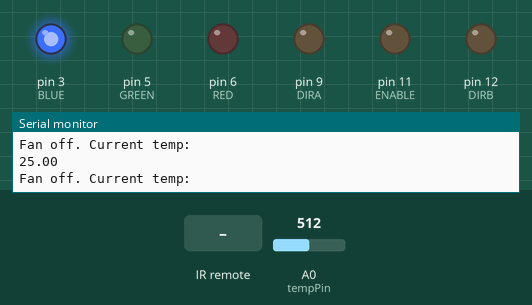
Recording of a sketch running on a simulated Arduino Uno, built with avr-gcc and run on an emulated ATmega328P. Parts: output pins drawn as LEDs (lit = HIGH), the last lines printed to the serial monitor. Inputs (shaded band) come from the test bench; at power-on: A0 (tempPin) = 512.

Above: at 1.2 s.
1.3 s: A0 (tempPin) set to 521
At 2.5 s:
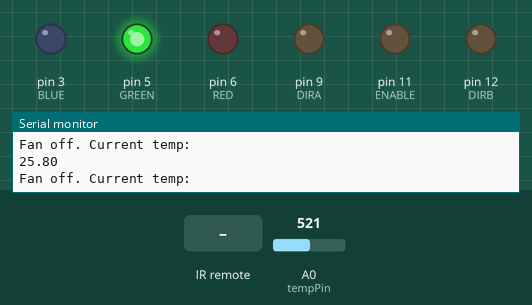
2.8 s: A0 (tempPin) set to 1023
At 3.2 s:
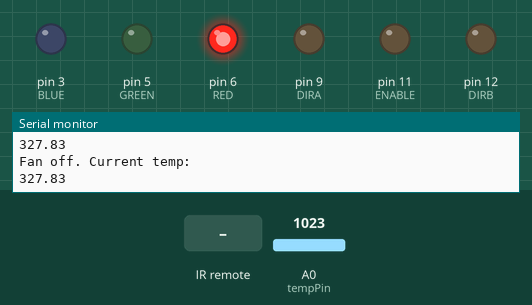
4.3 s: A0 (tempPin) set to 511
At 5.4 s:
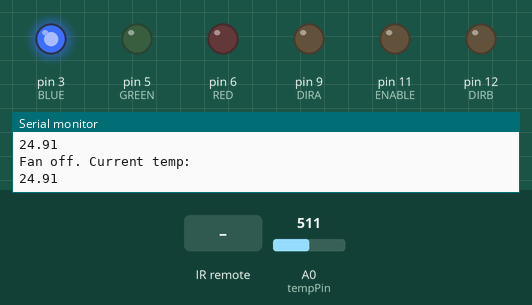
5.8 s: A0 (tempPin) set to 716
At 7.1 s:
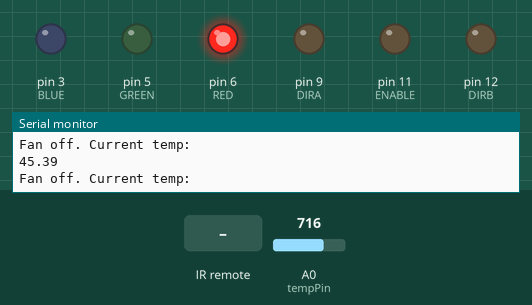
8.8 s: infrared code 0xFFA857 received
At 10.6 s:
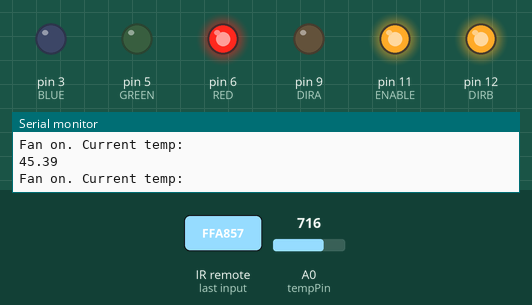
11.3 s: infrared code 0xFFE01F received
At 12.7 s:
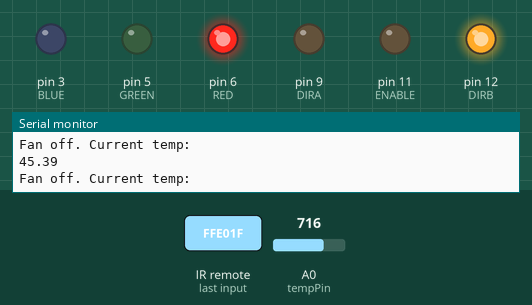
Timing chart, 0 to 14.3 s (numbered marks = the images above; inputs shaded):
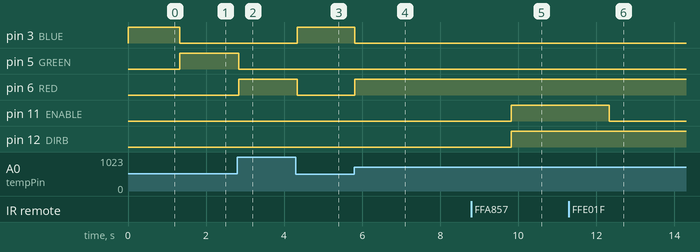

Measured:
- the behaviour switches between 512 and 513 on A0 (tempPin) (found by bisection; images 0 and 1)
- after the input at 1.3 s, pin 3 (BLUE): HIGH → LOW at once; pin 5 (GREEN): LOW → HIGH at once
- after the input at 2.8 s, pin 5 (GREEN): HIGH → LOW at once; pin 6 (RED): LOW → HIGH at once
- after the input at 4.3 s, pin 3 (BLUE): LOW → HIGH at once; pin 6 (RED): HIGH → LOW at once
- after the input at 5.8 s, pin 3 (BLUE): HIGH → LOW at once; pin 6 (RED): LOW → HIGH at once
- after the input at 8.8 s, pin 11 (ENABLE), pin 12 (DIRB): LOW → HIGH after 1.0 s
- after the input at 11.3 s, pin 11 (ENABLE): HIGH → LOW after 1.0 s

The sketch:

main.ino
```cpp
#include "IRremote.h"

int receiver = 10; // Signal Pin of IR receiver to Arduino Digital Pin 11
int startFan = -1;

/*-----( Declare objects )-----*/
IRrecv irrecv(receiver);     // create instance of 'irrecv'
decode_results results;      // create instance of 'decode_results'

//define the pins used
#define BLUE 3
#define GREEN 5
#define RED 6
#define ENABLE 11
#define DIRA 9
#define DIRB 12

int i;
int tempPin = 0;

void setup()
{
//set the pins used by the LED as output
pinMode(RED, OUTPUT);
pinMode(GREEN, OUTPUT);
pinMode(BLUE, OUTPUT);


digitalWrite(RED, HIGH);
digitalWrite(GREEN, LOW);
digitalWrite(BLUE, LOW);

pinMode(ENABLE,OUTPUT);
pinMode(DIRA,OUTPUT);
pinMode(DIRB,OUTPUT);
Serial.begin(9600);

irrecv.enableIRIn(); // Start the receiver
}

// define variables
int redValue;
int greenValue;
int blueValue;

// main loop
void loop()
{
  int tempReading = analogRead(tempPin);
  // This is OK
  double tempK = log(10000.0 * ((1024.0 / tempReading - 1)));
  tempK = 1 / (0.001129148 + (0.000234125 + (0.0000000876741 * tempK * tempK )) * tempK );       //  Temp Kelvin
  float tempC = tempK - 273.15;            // Convert Kelvin to Celcius
  float tempF = (tempC * 9.0)/ 5.0 + 32.0; // Convert Celcius to Fahrenheit
  Serial.println("Fan off. Current temp:");
  Serial.println(tempC);
#define delayTime 10 // fading time between colors

if (tempC <= 26 && tempC >= 25) {
  greenValue = 255;
  redValue = 0;
  blueValue = 0;
  analogWrite(RED, redValue);
  analogWrite(GREEN, greenValue);
  analogWrite(BLUE, blueValue);
  delay(delayTime);
}

if (tempC > 26) {
  greenValue = 0;
  redValue = 255;
  blueValue = 0;
  analogWrite(RED, redValue);
  analogWrite(GREEN, greenValue);
  analogWrite(BLUE, blueValue);
  delay(delayTime);
  if (irrecv.decode(&results))  // have we received an IR signal?
  {
    Serial.println("switch");
    switch (results.value)

    {

      case 0xFFA857:        // VOL+ button pressed
        startFan = 1;
        Serial.println("up");
        break;

      case 0xFFE01F:         // VOL- button pressed
        startFan = 0;
        Serial.println("down");
        break;

      default:
         Serial.println(results.value, HEX);
    }
    delay(1000);
    irrecv.resume();  // receive the next value
  }
  if (startFan == 1) {
    while (tempC > 26) {
      digitalWrite(ENABLE,HIGH); //enable on
      digitalWrite(DIRA,LOW); //one way
      digitalWrite(DIRB,HIGH);
      int tempReading = analogRead(tempPin);
      // This is OK
      double tempK = log(10000.0 * ((1024.0 / tempReading - 1)));
      tempK = 1 / (0.001129148 + (0.000234125 + (0.0000000876741 * tempK * tempK )) * tempK );       //  Temp Kelvin
      float tempC = tempK - 273.15;            // Convert Kelvin to Celcius
      float tempF = (tempC * 9.0)/ 5.0 + 32.0; // Convert Celcius to Fahrenheit
      Serial.println("Fan on. Current temp:");
      Serial.println(tempC);
      if (irrecv.decode(&results))  // have we received an IR signal?
      {
        Serial.println("switch");
        switch (results.value)

        {

          case 0xFFA857:        // VOL+ button pressed
            startFan = 1;
            Serial.println("up");
            break;

          case 0xFFE01F:         // VOL- button pressed
            startFan = 0;
            Serial.println("down");
            break;

          default:
            Serial.println(results.value, HEX);
        }
        delay(1000);
        irrecv.resume();  // receive the next value
      }
      if (startFan == 0) {
        break;
      }
      if (tempC < 26) {
        digitalWrite(ENABLE,LOW);
        startFan = 0;
        break;
      }
    }
    digitalWrite(ENABLE,LOW);
    startFan = 0;
  } else if (startFan == 0) {
    digitalWrite(ENABLE,LOW);
  }
}

if (tempC < 25) {
  greenValue = 0;
  redValue = 0;
  blueValue = 255;
  analogWrite(RED, redValue);
  analogWrite(GREEN, greenValue);
  analogWrite(BLUE, blueValue);
  delay(delayTime);
}
delay(delayTime);
}
```
